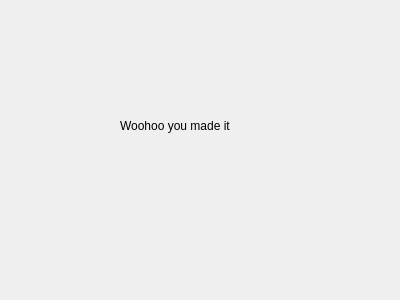
<?xml version="1.0" encoding="UTF-8"?>
<ui version="4.0">
 <class>HomeDialog</class>
 <widget class="QDialog" name="HomeDialog">
  <property name="geometry">
   <rect>
    <x>0</x>
    <y>0</y>
    <width>400</width>
    <height>300</height>
   </rect>
  </property>
  <property name="windowTitle">
   <string>Dialog</string>
  </property>
  <widget class="QLabel" name="labelWoohoo">
   <property name="geometry">
    <rect>
     <x>120</x>
     <y>90</y>
     <width>181</width>
     <height>71</height>
    </rect>
   </property>
   <property name="text">
    <string>Woohoo you made it</string>
   </property>
  </widget>
 </widget>
 <resources/>
 <connections/>
</ui>
